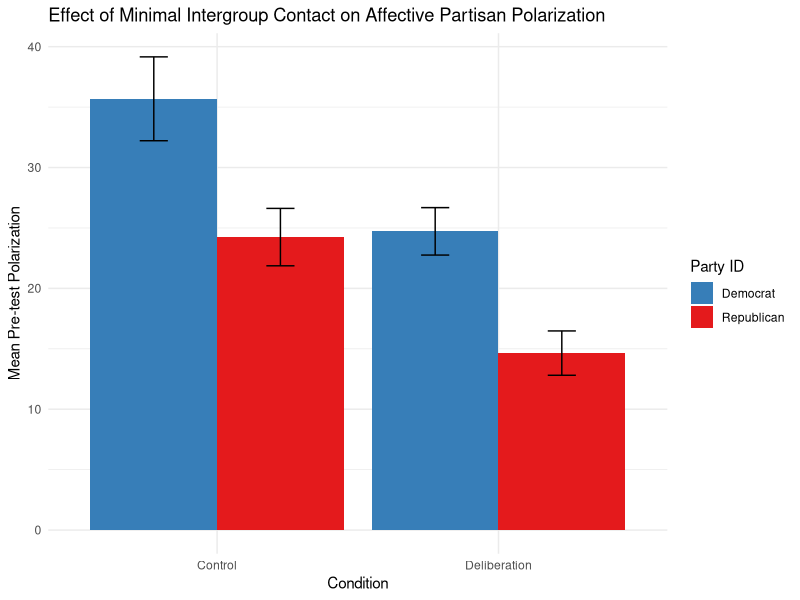
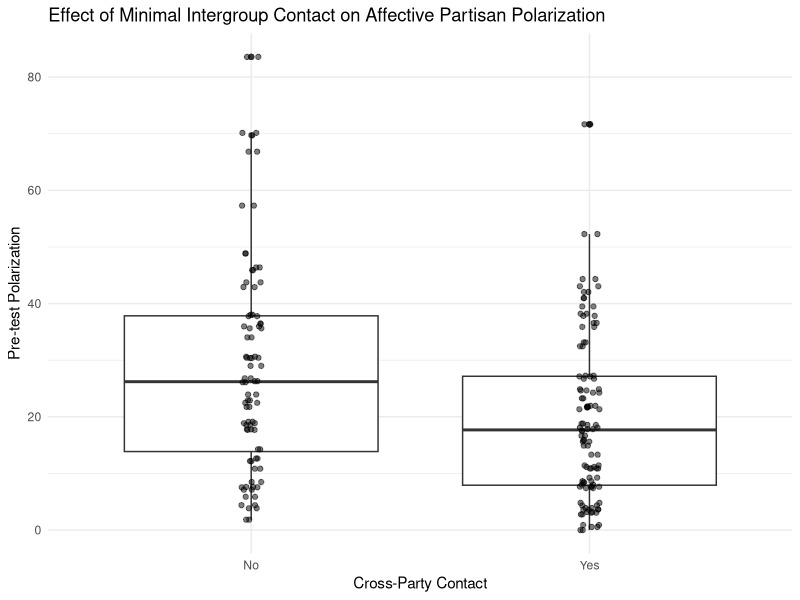
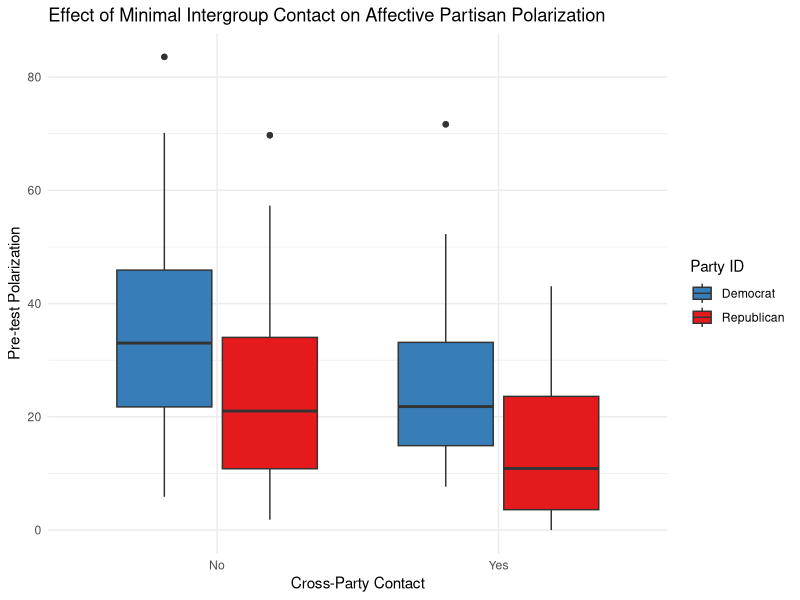
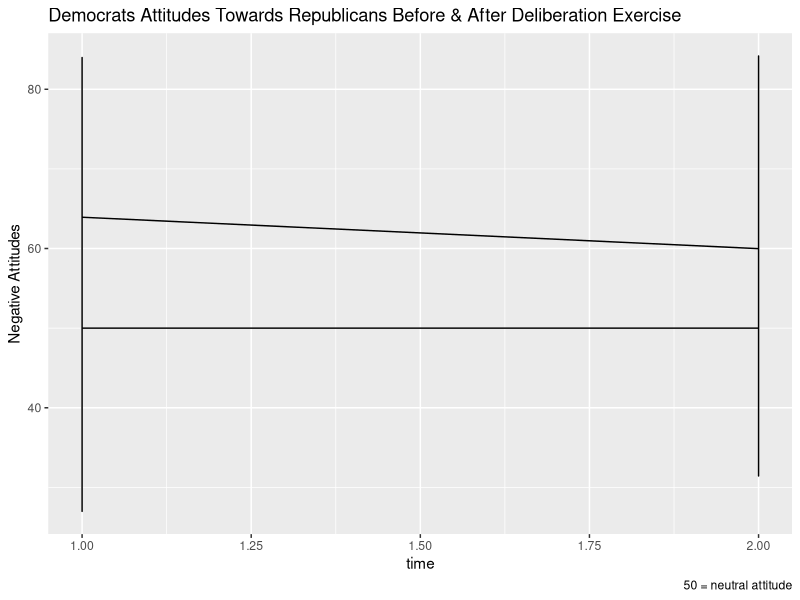
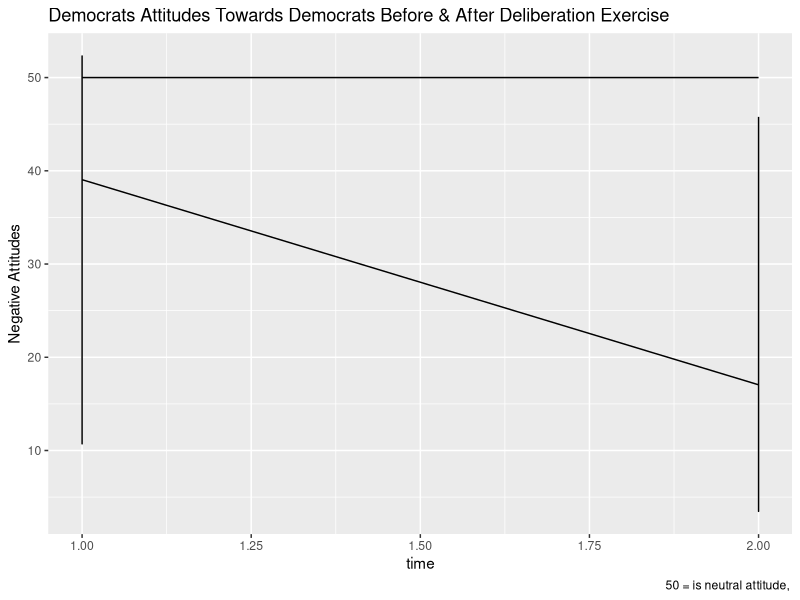

The R script that drew these images, in order:
## ---- chunk 1
library(tidyverse)
library(haven)
pretest_pol_summary <- suppressMessages(read_csv("data/pretest_pol_summary.csv"))
long_data <- read_sav("data/LongData copy.sav")
## ---- chunk 2
ggplot(pretest_pol_summary, aes(x = factor(delib), y = mean_pol, fill = factor(partyid))) +
  geom_bar(stat = "identity", position = "dodge") +
  geom_errorbar(aes(ymin = mean_pol - se_pol, 
                    ymax = mean_pol + se_pol),
                position = position_dodge(0.9), width = 0.2) +
  scale_x_discrete(labels = c("Control", "Deliberation")) +
  #I used colorbrewer2.0 to improve the colors
  scale_fill_manual(values = c("#377eb8", "#e41a1c"), labels = c("Democrat", "Republican")) +
  labs(x = "Condition", y = "Mean Pre-test Polarization", fill = "Party ID") +
  ggtitle("Effect of Minimal Intergroup Contact on Affective Partisan Polarization") +
  theme_minimal()
## ---- chunk 3
long_data %>% 
  filter(time == 1) %>% 
  ggplot(aes(x = factor(delib), y = polarization)) +
  geom_boxplot() +
  scale_x_discrete(labels = c("No", "Yes")) +
  labs(x = "Cross-Party Contact", 
       y = "Pre-test Polarization", 
       title = "Effect of Minimal Intergroup Contact on Affective Partisan Polarization"
       ) + 
  geom_jitter(width = 0.03, alpha = 0.5) +
  theme_minimal()
## ---- chunk 4
long_data %>% 
  filter(time == 1) %>% 
  ggplot(aes(x = factor(delib), y = polarization, fill = factor(partyid))) +
  geom_boxplot() +
  scale_x_discrete(labels = c("No", "Yes")) +
  #I used colorbrewer2.0 to improve the colors
  scale_fill_manual(values = c("#377eb8", "#e41a1c"), labels = c("Democrat", "Republican")) +
  labs(x = "Cross-Party Contact", y = "Pre-test Polarization", fill = "Party ID") +
  ggtitle("Effect of Minimal Intergroup Contact on Affective Partisan Polarization") +
  theme_minimal()
## ---- chunk 5
long_data %>% 
  filter(partyid == 1, delib == 1, target == 2) %>% 
  ggplot(aes(x = time, y = bias)) +
  geom_line() +
  geom_line(y = 50) +
  labs(y = "Negative Attitudes", title = "Democrats Attitudes Towards Republicans Before & After Deliberation Exercise", caption = "50 = neutral attitude")

long_data %>% 
  filter(partyid == 1, delib == 1, target == 1) %>% 
  ggplot(aes(x = time, y = bias)) +
  geom_line() +
  geom_line(y = 50) +
  labs(y = "Negative Attitudes", title = "Democrats Attitudes Towards Democrats Before & After Deliberation Exercise", caption = "50 = is neutral attitude, ")


